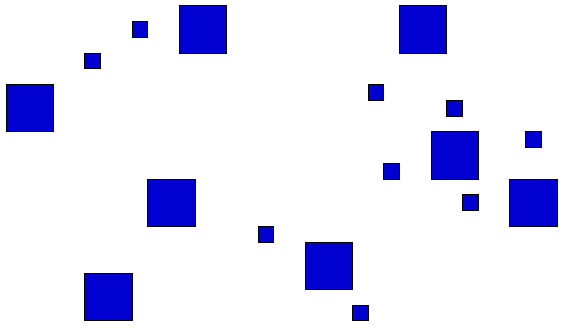
#> input picture trabalho-3/imagens/input/objetos1.png, 563 x 327 px; its folder holds 3 pictures in this run
$ python main.py
#> lines starting #> are read from the running program, lines starting #| are printed output that depends on the picture; after the words box and inside, x2 and y2 are one past the last pixel; in counts of white or black regions, pixels touching at a corner belong together; long printed decimals are rounded
import cv2
import numpy as np
import sys

import matplotlib.pyplot as plt

for image in ['objetos1', 'objetos2', 'objetos3']:
    img_name = image
    print('\n\n#########################################################################################')
    print(f'Identificando contornos e propriedades da imagem {img_name}\n')

    # lendo a imagem original
    original_img = cv2.imread(f'imagens/input/{img_name}.png')
#> original_img is the input picture: shape (327, 563, 3); mean B, G, R 247.3, 225.6, 225.6
    if original_img is None:
        print('Falha ao ler a imagem')
        sys.exit(1)

    # transformando imagem em monocromatica
    imagem_monocromatica = cv2.cvtColor(original_img, cv2.COLOR_BGR2GRAY)
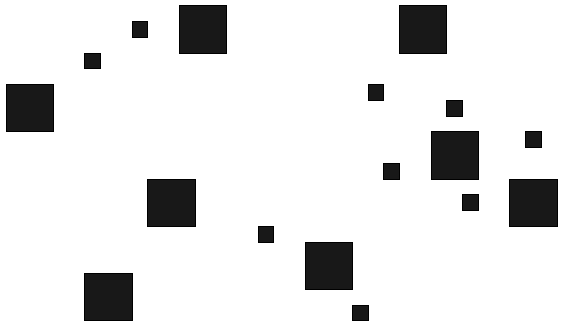
#> imagem_monocromatica: shape (327, 563); min 0, max 255, mean 228.1

    # binarizando a imagem monocromatia e salvando em arquivo
    ret, bw = cv2.threshold(imagem_monocromatica, 200, 255, cv2.THRESH_BINARY)
#> bw: shape (327, 563); 88.5% white; 17 black regions, largest, box (x1, y1, x2, y2) and area: (179, 5, 227, 54) 2352, (399, 5, 447, 54) 2352, (431, 131, 479, 180) 2352

    cv2.imwrite(f'imagens/outputs/{img_name}-monocromatica.png', imagem_monocromatica)

    # removendo 'noise' e detectando as bordas da imagem
    blurred_image = cv2.blur(bw, (3, 3))
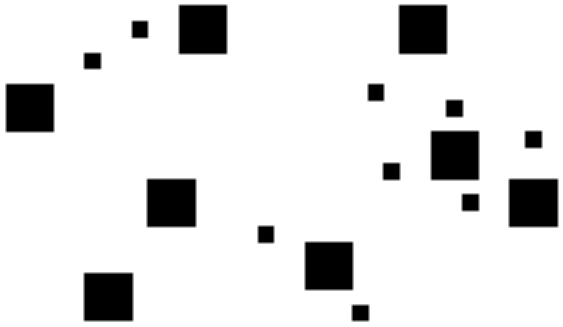
#> blurred_image: shape (327, 563); min 0, max 255, mean 225.6
    canny_image = cv2.Canny(blurred_image, 200, 255, 3)
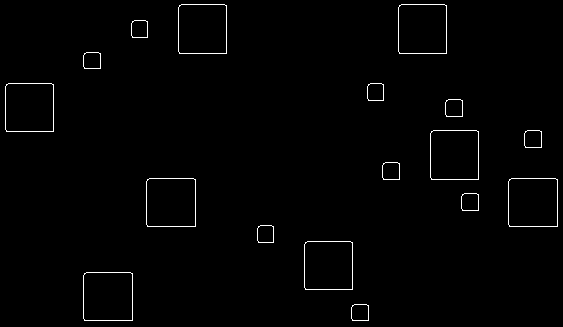
#> canny_image: shape (327, 563); 1.1% white in thin lines or dots

    # encontrando os contornos
    contornos, hierarchy = cv2.findContours(canny_image, cv2.RETR_EXTERNAL, cv2.CHAIN_APPROX_NONE)
#> contornos = 17 contours; largest, box (x1, y1, x2, y2) and area: (83, 272, 133, 321) 2345, (508, 178, 558, 227) 2345, (146, 178, 196, 227) 2345, (430, 130, 479, 180) 2345, (398, 4, 447, 54) 2345
    # desenhando os contornos
    desenho_contornos = np.ones((canny_image.shape[0], canny_image.shape[1], 3), dtype=np.uint8) * 255
    contornos_numerados = np.ones((canny_image.shape[0], canny_image.shape[1], 3), dtype=np.uint8) * 255

    # inicializando os contadores das areas
    pequena = 0
    media = 0
    grande = 0
    areas = []

    # para cada contorno encontrado, vamos extrair suas propriedades
    # area, solidez, centroide
    for i in range(len(contornos)):
        contorno = contornos[i]

        # identificando a area, incrementando o contador de acordo com o valor da area
        area = cv2.contourArea(contorno)
        if area < 1500:
            pequena += 1
        elif area >= 1500 and area < 3000:
            media += 1
        elif area > 3000:
            grande += 1
        areas.append(area)

        # calculando o perimetro
        perimetro = cv2.arcLength(contorno, True)

        # calculando a solidez
        hull_convexo = cv2.convexHull(contorno)
        area_hull = cv2.contourArea(hull_convexo)
        solidez = area / area_hull

        # desenhando os contornos
        cv2.drawContours(desenho_contornos, contornos, i, [255, 0, 0], 1, cv2.LINE_8, hierarchy, 0)

        # calculando exentricidade
        elipse = cv2.fitEllipse(contorno)

        # coordenadas do centro, eixos da elipse e angulo da orientacao
        (x, y), (eixo_a, eixo_b), angle = cv2.fitEllipse(contorno)
        x, y = round(x), round(y)
        a = eixo_b / 2
        b = eixo_a / 2
        excentricidade = np.sqrt(pow(a, 2) - pow(b, 2))
        excentricidade = round(excentricidade / a, 2)

        # numerando os contornos
        cv2.drawContours(contornos_numerados, contornos[i], -1, [0, 0, 0], 1, cv2.LINE_8)
        cv2.circle(contornos_numerados, (x, y), 7, (255, 255, 255), -1)
        cv2.putText(original_img, f"{i}", (x, y), cv2.FONT_HERSHEY_PLAIN, fontScale=1,
                    color=(0, 0, 0), thickness=1)


        print(
            f'Região {i}: área: {area} perimetro: {perimetro:.7f} excentricidade: {excentricidade:.7f} solidez: {solidez:.7f}')
#> this loop made 17 passes
#> (area, perimetro, area_hull, solidez, elipse, x, y, eixo_a) on passes 1 to 8: (265, 63.66, 267, 0.993, ((359.7, 312.2), (18.35, 19.59), 89.48), 360, 312, 18.35), (2345, 191.7, 2347, 0.999, ((107.7, 296.1), (56.29, 57.59), 89.7), 108, 296, 56.29), (2297, 189.7, 2299, 0.999, ((328.2, 265.2), (56.34, 56.35), 45), 328, 265, 56.34), (265, 63.66, 267, 0.993, ((265.2, 233.7), (18.35, 19.59), 0.517), 265, 234, 18.35), (282, 65.66, 284, 0.993, ((469.7, 201.7), (19.55, 19.58), 45), 470, 202, 19.55), (2345, 191.7, 2347, 0.999, ((532.7, 202.1), (56.29, 57.59), 89.7), 533, 202, 56.29), (2345, 191.7, 2347, 0.999, ((170.7, 202.1), (56.29, 57.59), 89.7), 171, 202, 56.29), (282, 65.66, 284, 0.993, ((390.7, 170.7), (19.55, 19.58), 45), 391, 171, 19.55)
#| Região 0: área: 265.0 perimetro: 63.657 excentricidade: 0.35 solidez: 0.9925
#| Região 1: área: 2345.0 perimetro: 191.657 excentricidade: 0.21 solidez: 0.9991
#| Região 2: área: 2297.0 perimetro: 189.657 excentricidade: 0.02 solidez: 0.9991
#| Região 3: área: 265.0 perimetro: 63.657 excentricidade: 0.35 solidez: 0.9925
#| Região 4: área: 282.0 perimetro: 65.657 excentricidade: 0.05 solidez: 0.993
#| Região 5: área: 2345.0 perimetro: 191.657 excentricidade: 0.21 solidez: 0.9991
#| Região 6: área: 2345.0 perimetro: 191.657 excentricidade: 0.21 solidez: 0.9991
#| Região 7: área: 282.0 perimetro: 65.657 excentricidade: 0.05 solidez: 0.993
#> (further printed lines are left out)
#> contornos_numerados: shape (327, 563, 3); 98.9% white; black in thin lines or dots
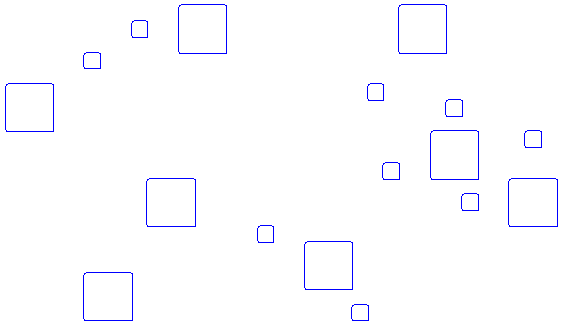
#> desenho_contornos: shape (327, 563, 3); mean B, G, R 255, 252.1, 252.1
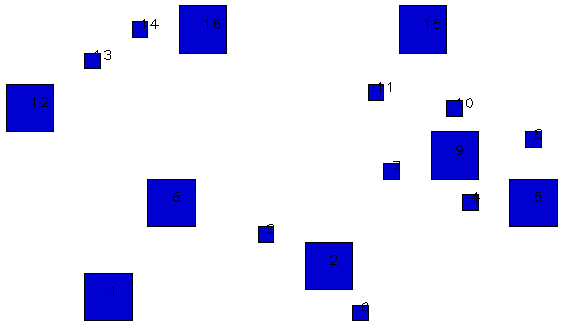
#> original_img: shape (327, 563, 3); 0.23% of pixels changed, all inside (x1, y1, x2, y2) = (32, 19, 542, 312)
#> after the loop, areas = [265, 2345, 2297, 265, 282, 2345, 2345, 282, 282, 2345, 282, 265, 2297, 265, 265, 2345, 2345]; grande = 0; media = 8; pequena = 9

    cv2.imwrite(f'imagens/outputs/{img_name}-contornos.png', desenho_contornos)
    cv2.imwrite(f'imagens/outputs/{img_name}-contornos-numerados.png', original_img)

    print(
        f'\nNumero de regioes pequenas: {pequena}\nNumero de regioes medias: {media}\nNumero de regioes grandes: {grande}')
#| Numero de regioes pequenas: 9
#| Numero de regioes medias: 8
#| Numero de regioes grandes: 0

    entradas = np.array(areas)
#> entradas = 17 values, max 2345 at index 1, min 265 at index 0, mean 1242.2
    plt.hist(entradas, bins=[0, 1500, 3000, 4500])
    plt.ylabel('Número de contornos')
    plt.xlabel('Área')
    plt.savefig(f'imagens/outputs/{img_name}-histograma.png')
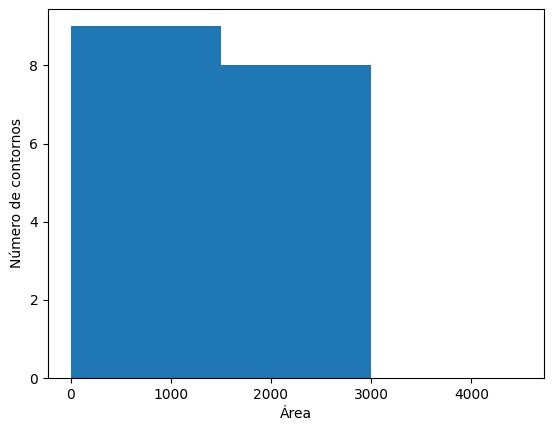
#> figure drawn by matplotlib, 1 panel; tallest bar 9 high, from x = 0 to 1500
    plt.clf()
#> pass 2 of the loop `for image in ['objetos1', 'objetos2', 'objetos3']:`:
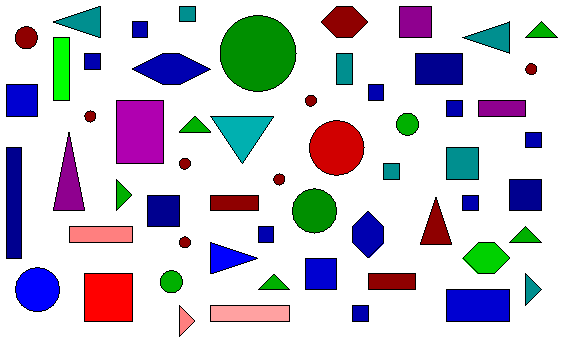
#> input picture trabalho-3/imagens/input/objetos2.png, 563 x 343 px
#> original_img is the input picture: shape (343, 563, 3); mean B, G, R 211.4, 200.9, 203
#> imagem_monocromatica: shape (343, 563)
#> bw: shape (343, 563); 73.4% white; 58 black regions, largest, box (x1, y1, x2, y2) and area: (220, 15, 297, 92) 4616, (116, 100, 164, 164) 3072, (309, 120, 365, 176) 2402
#> blurred_image: shape (343, 563)
#> `canny_image = cv2.Canny(blurred_image, 200, 255, 3)`:
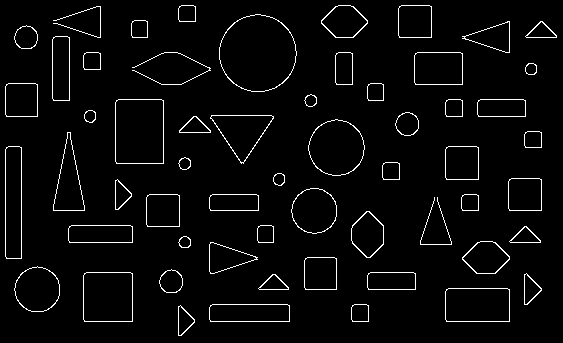
#> canny_image: shape (343, 563); 3.5% white in thin lines or dots
#> contornos = 58 contours, 3 with area under 20; largest, box (x1, y1, x2, y2) and area: (219, 14, 297, 92) 4631, (115, 99, 164, 164) 3065, (308, 119, 365, 176) 2409, (83, 272, 133, 322) 2394, (445, 288, 510, 322) 2105
#> the loop `for i in range(len(contornos)):` made 58 passes
#> (area, perimetro, area_hull, solidez, elipse, x, y, eixo_a) on passes 1 to 5: (296, 75.6, 296.5, 0.998, ((184.2, 320.5), (16.47, 29.97), 179.9), 184, 320, 16.47), (282, 65.66, 284, 0.993, ((359.7, 312.7), (19.55, 19.58), 45), 360, 313, 19.55), (1353, 191.7, 1355, 0.999, ((249.4, 312.5), (18.66, 109.1), 90), 249, 313, 18.66), (2105, 191.7, 2107, 0.999, ((477.2, 304.6), (37.52, 78.66), 89.99), 477, 305, 37.52), (267, 73.6, 267, 1, ((273.5, 283.2), (15.45, 29.74), 89.84), 273, 283, 15.45)
#> (printed output is left out)
#> `plt.savefig(f'imagens/outputs/{img_name}-histograma.png')`:
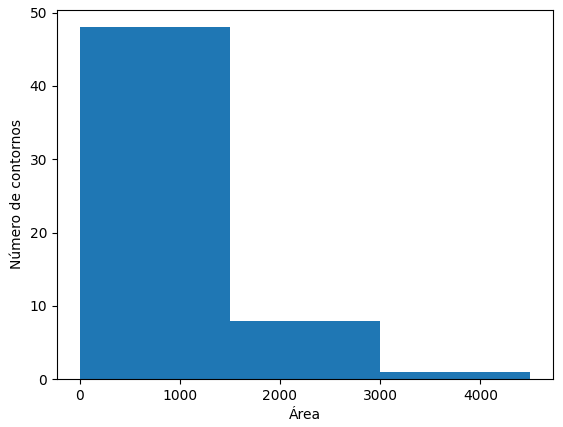
#> figure drawn by matplotlib, 1 panel; tallest bar 48 high, from x = 0 to 1500
#> pass 3 of the loop `for image in ['objetos1', 'objetos2', 'objetos3']:`:
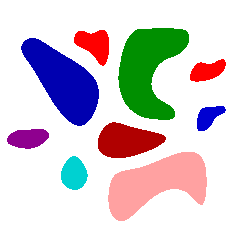
#> input picture trabalho-3/imagens/input/objetos3.png, 238 x 238 px
#> original_img is the input picture: shape (238, 238, 3); mean B, G, R 209.9, 205.5, 212.4
#> imagem_monocromatica: shape (238, 238)
#> `ret, bw = cv2.threshold(imagem_monocromatica, 200, 255, cv2.THRESH_BIN..`:
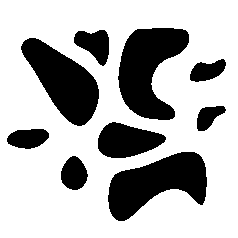
#> bw: shape (238, 238); 71.3% white; 9 black regions, largest, box (x1, y1, x2, y2) and area: (118, 28, 189, 120) 3969, (108, 152, 207, 221) 3934, (21, 38, 99, 126) 3584
#> blurred_image: shape (238, 238)
#> canny_image: shape (238, 238); 2.8% white in thin lines or dots, all inside (x1, y1, x2, y2) = (7, 27, 226, 221)
#> the loop `for i in range(len(contornos)):` made 9 passes
#> `plt.savefig(f'imagens/outputs/{img_name}-histograma.png')`:
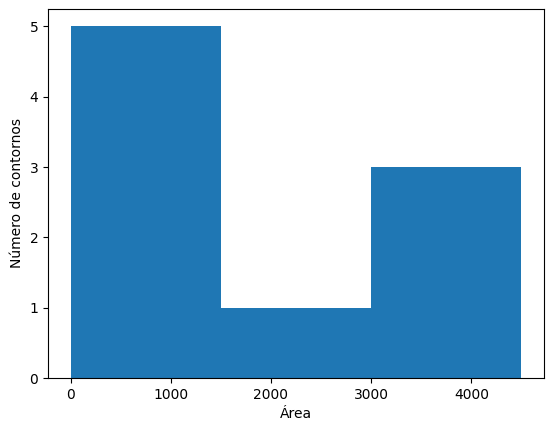
#> figure drawn by matplotlib, 1 panel; tallest bar 5 high, from x = 0 to 1500
